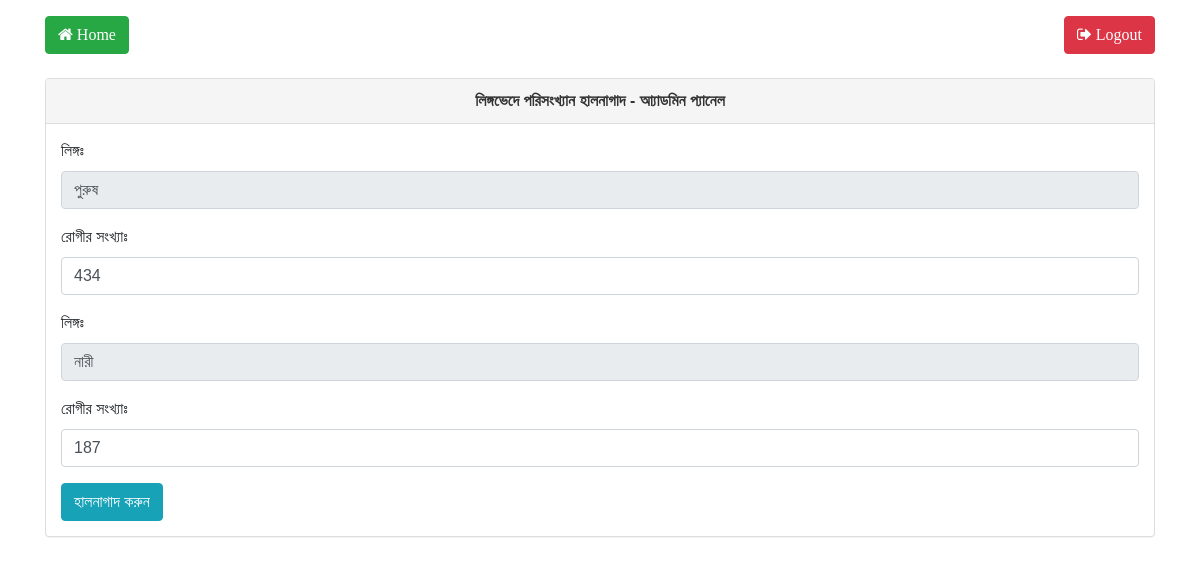
Page /admin/gender_chart.php (signed in) on the committed database.
### tables this page shows
CREATE TABLE `gender` (
  `id` int(1) NOT NULL,
  `gender_label` varchar(10) NOT NULL,
  `gender_number` int(10) NOT NULL
);

### admin/gender_chart.php (the view, shortened to what this page needs)
<?php
	include('config.php');
	$table_name = "gender";
	$query1 = "SELECT * FROM $table_name";
	$q = $pdo->query($query1);
	$q->setFetchMode(PDO::FETCH_ASSOC);
?>
<!DOCTYPE html>
<html>
<head>
	<link rel="stylesheet" type="text/css" href="./css/style.css"/>
	<link rel="stylesheet" type="text/css" href="./css/font-awesome.css"/>
	<link rel="stylesheet" href="https://stackpath.bootstrapcdn.com/bootstrap/4.4.1/css/bootstrap.min.css">
	<link rel="stylesheet" type="text/css" href="https://cdn.datatables.net/1.10.20/css/dataTables.bootstrap4.css"/>
</head>
<body>
	<div class="container">
<?php include('header.php');?>
		<div class="row">
			<div class="col-12">
				<div class="panel panel-default">
					<div class="panel-heading text-center">
						<p>লিঙ্গভেদে পরিসংখ্যান হালনাগাদ - আ্যাডমিন প্যানেল</p>
					</div>
					<div class="panel-body">
						<form role="form" method="post"><?php while($row = $q->fetch()){ ?>
							<div class="form-group">
								<label for="gender_label">লিঙ্গঃ</label>
								<input type="text" class="form-control" name="gender_label" id="gender_label" value="<?php echo htmlspecialchars($row['gender_label']);?>" readonly>
							</div>
							<div class="form-group">
								<label for="gender_number<?php echo htmlspecialchars($row['id']);?>">রোগীর সংখ্যাঃ</label>
								<input type="text" class="form-control" name="gender_number<?php echo htmlspecialchars($row['id']);?>" id="gender_number<?php echo htmlspecialchars($row['id']);?>" value="<?php echo htmlspecialchars($row['gender_number']);?>">
							</div>
							<?php } ?>
							<button onclick="return confirm('আপনি কি হালনাগাদ করতে চাচ্ছেন?');" type="submit" name="update" class="btn btn-info">হালনাগাদ করুন</button>
						</form>
					</div>
				</div>
			</div>
		</div>
	</div>
</body>
</html>

### admin/css/style.css (style rules this page uses)
* { margin: 0; padding: 0; }
body { font-family: "Kiron", sans-serif !important; font-size: 16px; font-weight: 400; }
.panel { margin-bottom: 20px; background-color: #fff; border: 1px solid #bce8f1; border-radius: 4px; -webkit-box-shadow: 0 1px 1px rgba(0, 0, 0, .05); box-shadow: 0 1px 1px rgba(0, 0, 0, .05); }
.panel-heading { padding: 10px 15px; border-bottom: 1px solid #bce8f1; border-top-left-radius: 3px; border-top-right-radius: 3px; }
.panel-default { border-color: #ddd; }
.panel-default > .panel-heading { color: #333; background-color: #f5f5f5; border-color: #ddd; }
.panel-default > .panel-heading > p { margin-top: 0; margin-bottom: 0; font-weight: bold; }
.panel-body { padding: 15px; }

### rows in the picture
gender: gender_label "পুরুষ", gender_number1 "434"
gender: gender_label "নারী", gender_number2 "187"
